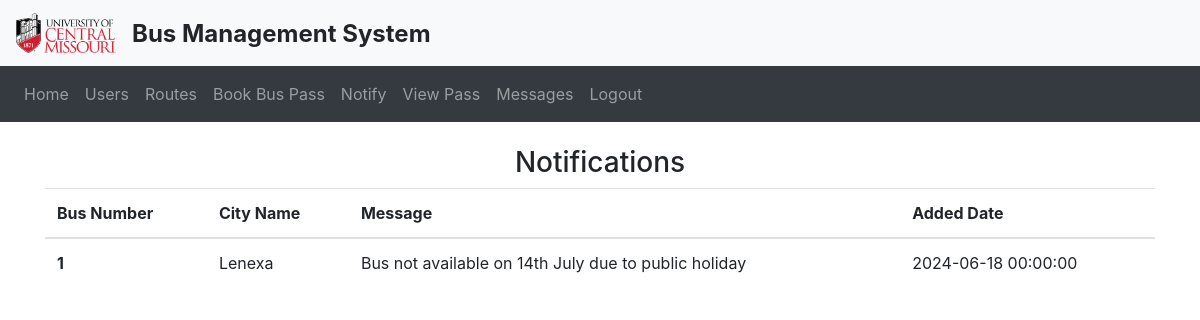
Screenshot of /viewmessage/2 (signed in) with the database file from the repository.
### website/models.py (models this page shows)
class Notification(db.Model):
    id = db.Column(db.Integer, primary_key=True)
    message = db.Column(db.String(150))
    busrouteid = db.Column(db.Integer, db.ForeignKey('busroute.id'))
    addeddate = db.Column(db.DateTime)

class Busroute(db.Model):
    id = db.Column(db.Integer, primary_key=True)
    cityname = db.Column(db.String(150))
    price = db.Column(db.Integer)

### website/views.py (the view)
@views.route('/viewmessage/<int:userId>', methods=['GET'])
@login_required
def viewmessage(userId):
    routes = Busroute.query.all()
    notifications = []
    notificationList = Notification.query.all()
    busPassRoutes = Buspass.query.filter(Buspass.userid == userId).all()
    for busPass in busPassRoutes:
        for notification in notificationList:
            if busPass.busrouteid == notification.busrouteid and busPass.validity.date() >= date.today():
                notifications.append(notification)
    routeDico = {}
    for route in routes:
        routeDico[route.id] = route.cityname
    return render_template('viewmessage.html', user=current_user, routes = routes, notifications = notifications, routeDico = routeDico)

### website/__init__.py (called while the page is built)
def create_app():
    app = Flask(__name__)
    app.config['SECRET_KEY'] = 'SANDEEP'
    app.config['SQLALCHEMY_DATABASE_URI'] =\
        'sqlite:///' + path.join(basedir, 'database.db')
    db.init_app(app)
    from .views import views
    from .auth import auth
    app.register_blueprint(views, url_prefix='/')
    app.register_blueprint(auth, url_prefix='/')
    from .models import User
    login_manager = LoginManager(app)
    login_manager.login_view = 'auth.login' # type: ignore
    login_manager.init_app(app)
    @login_manager.user_loader
    def load_user(id):
        return User.query.get(int(id))
    with app.app_context():
        create_database()
    return app

### website/templates/viewmessage.html (shortened to what this page needs)
{% extends 'base.html' %}
{% block content %}
<h3 align="center">Notifications</h3>
    <div style="width: 100%;">
        <table class="table">
            <thead>
              <tr>
                <th scope="col">Bus Number</th>
                <th scope="col">City Name</th>
                <th scope="col">Message</th>
                <th scope="col">Added Date</th>
              </tr>
            </thead>
            <tbody>
              {% for notification in notifications %}
              <tr>
                <th scope="row">{{notification.busrouteid}}</th>
                <td>{{routeDico[notification.busrouteid]}}</td>
                <td>{{notification.message}}</td>
                <td>{{notification.addeddate}}</td>
              </tr>
              {% endfor %}
            </tbody>
        </table>
    </div>
{% endblock %}

### rows the page displays
Notification: busrouteid "1", busrouteid.cityname "Lenexa", message "Bus not available on 14th July due to public holiday", addeddate "2024-06-18 00:00:00"
